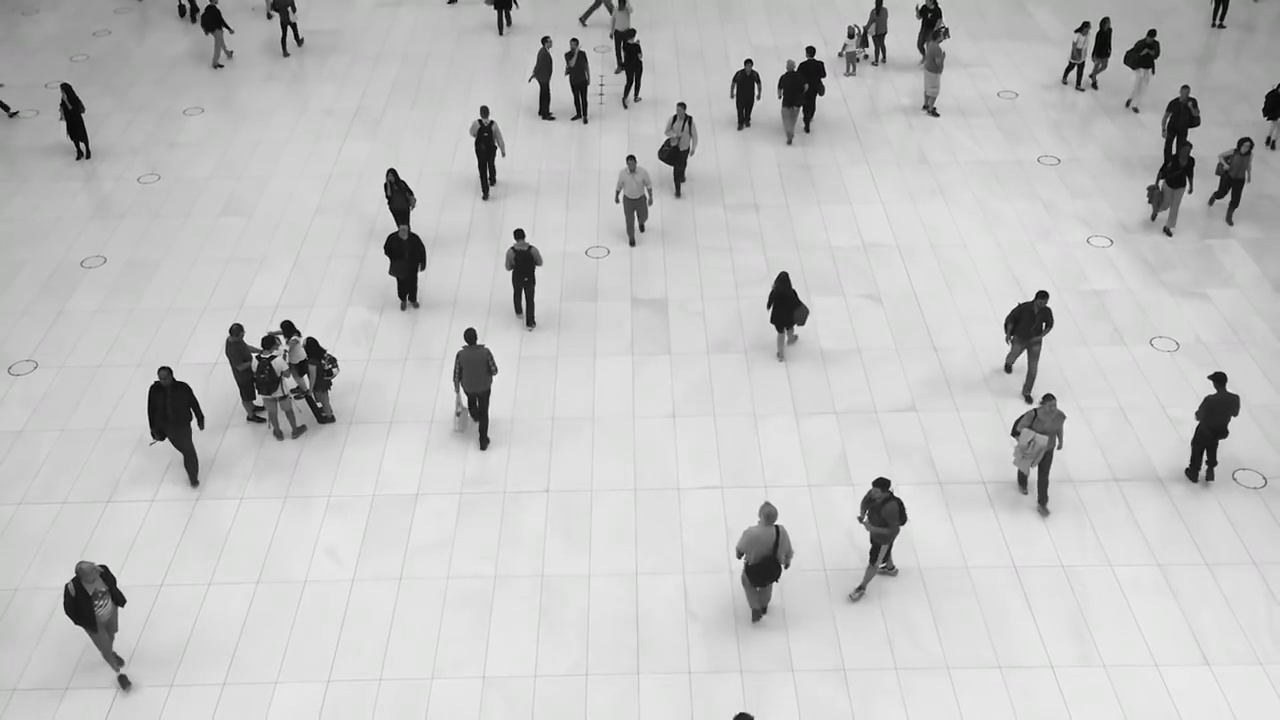
#> input picture frame 34 of crowd.mp4, 1280 x 720 px, given in place of FootfallVideo.mp4, which was not available
$ python main.py
#> lines starting #> are read from the running program, lines starting #| are printed output that depends on the picture; after the words box and inside, x2 and y2 are one past the last pixel; in counts of white or black regions, pixels touching at a corner belong together; pictures that were not available may be replaced by others from this repository, and a replacement may not be noted
### tracker.py
import math

# Calculates the Euclidean distance between entities on the screen, specifically to group entities as one object based on some marginal error
class EuclideanDistTracker:
    def __init__(self):
        # Store the center positions of the objects
        self.center_points = {}
        # Keep the count of the IDs
        # each time a new object id detected, the count will increase by one
        self.id_count = 0


    def update(self, objects_rect):
        # Objects boxes and ids
        objects_bbs_ids = []

        # Get center point of new object
        for rect in objects_rect:
            x, y, w, h = rect
            cx = (x + x + w) // 2
            cy = (y + y + h) // 2

            # Find out if that object was detected already
            same_object_detected = False
            for id, pt in self.center_points.items():
                dist = math.hypot(cx - pt[0], cy - pt[1])

                if dist < 60:
                    self.center_points[id] = (cx, cy)
                    print(self.center_points)
                    objects_bbs_ids.append([x, y, w, h, id])
                    same_object_detected = True
                    break

            # New object is detected we assign the ID to that object
            if same_object_detected is False:
                self.center_points[self.id_count] = (cx, cy)
                objects_bbs_ids.append([x, y, w, h, self.id_count])
                self.id_count += 1

        # Clean the dictionary by center points to remove IDS not used anymore
        new_center_points = {}
        for obj_bb_id in objects_bbs_ids:
            _, _, _, _, object_id = obj_bb_id
            center = self.center_points[object_id]
            new_center_points[object_id] = center

        # Update dictionary with IDs not used removed
        self.center_points = new_center_points.copy()
        return objects_bbs_ids, self.center_points

### main.py
import cv2
import cv2 as cv
import math
import numpy as np
import imutils
from tracker import *

# Tracker takes the bounding boxes of the objects
tracker = EuclideanDistTracker()

""" Gathering initial counts from the first frame using the Histogram of Oriented Gradients Algorithm"""
hog = cv.HOGDescriptor()
hog.setSVMDetector(cv.HOGDescriptor_getDefaultPeopleDetector())
capture = cv.VideoCapture("FootfallVideo.mp4")
# Constants

# Returns the direction of the bounding box/person
def magnitude(two_dimensional_array):
    return math.sqrt(sum(number**2 for number in two_dimensional_array))


# Estimated, visible initial count
def initial_count():
    # capturing the first frame
    _, first_frame = capture.read()
#> first_frame is the input picture: shape (720, 1280, 3); mean B, G, R 193.6, 193.9, 193.7
    frame_height = first_frame.shape[0]
    frame_width = first_frame.shape[1]
    (first_frame_region, _) = hog.detectMultiScale(first_frame, winStride=(4, 4), padding=(8, 8), scale=1.05)
#> first_frame_region = 27 rows, first 6: [598, 0, 67, 130], [899, 0, 70, 137], [512, 10, 67, 134], [710, 22, 69, 137], [766, 31, 70, 139], [39, 39, 74, 147]
    return len(first_frame_region)


def main():
    capture = cv.VideoCapture("FootfallVideo.mp4")
    count = initial_count()
#> count = 27
    bounding_box_list = []

    # Extracts the moving objects from a stable camera
    # the history and varThreshold arguments are in place to ensure minor movement in the still camera
    # does not lead to false positives
    # note: varThreshold argument, higher the value, less false positives
    # background reduction convolution layers
    detector = cv.createBackgroundSubtractorMOG2(history = 100, varThreshold= 50)
    frame_counter = 0
    print(f"Initial number of people: {initial_count()}")
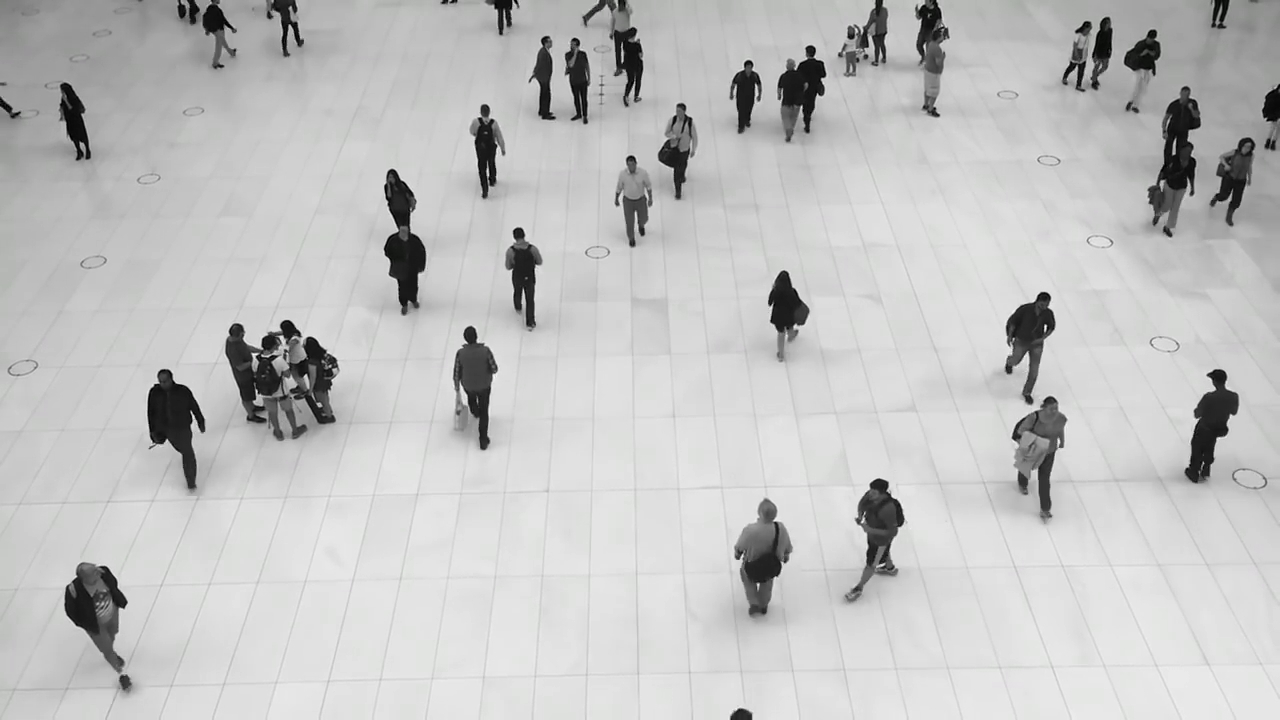
#> input picture frame 35 of crowd.mp4, 1280 x 720 px, given in place of FootfallVideo.mp4, which was not available
#> in initial_count, first_frame is the input picture: shape (720, 1280, 3); mean B, G, R 193.5, 193.7, 193.6
#> in initial_count (call 2), `(first_frame_region, _) = hog.detectMultiScale(first_frame, winStride=..`: first_frame_region = 28 rows, first 6: [599, 0, 65, 128], [898, 0, 70, 138], [512, 10, 68, 135], [545, 17, 66, 133], [710, 26, 69, 138], [767, 29, 70, 139]
    while True:
        frame_counter = frame_counter+1
#> frame_counter = 1
        first_id_dict = {}
        ret, frame = capture.read()
        # cropping the video to only show area where customers are enterring and exiting
        window_height, window_width, colour_channels = frame.shape
        cropped_frame = frame[round(window_height/2):window_height, 0:window_width]
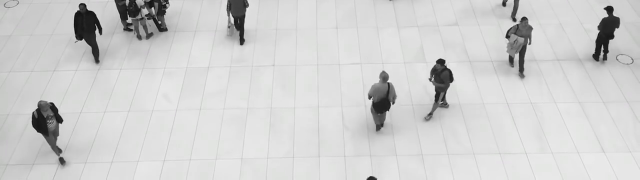
#> cropped_frame: shape (360, 1280, 3) (shown at 1/2 size); mean B, G, R 206.8, 207, 206.9


        mask = detector.apply(cropped_frame)
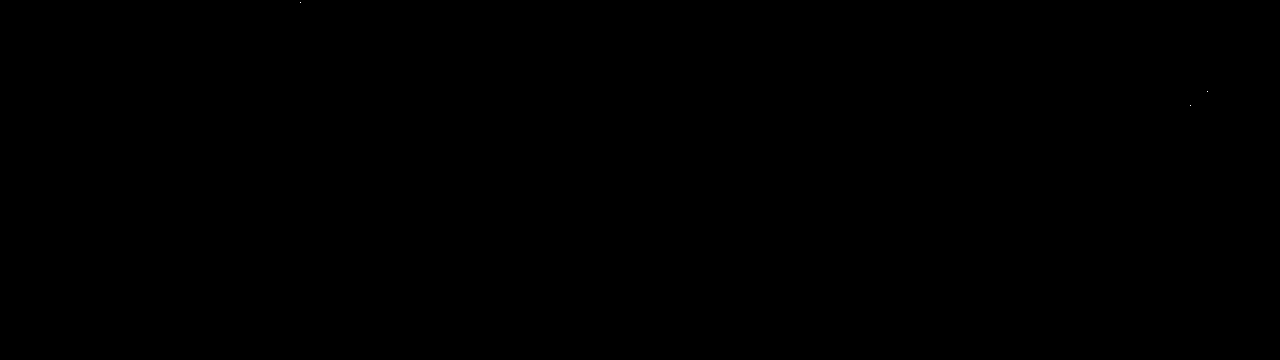
#> mask: shape (360, 1280); values 127 (black) and 255 (white), 0% white in thin lines or dots, all inside (x1, y1, x2, y2) = (300, 2, 1208, 106)
        # Cleaning the binary mask such that the shadows are not detected as noise.
        _, mask = cv.threshold(mask, 254, 255, cv.THRESH_BINARY)
        # Detects the contours found on the binary masked video
        contours, _ = cv.findContours(mask, cv.RETR_TREE, cv.CHAIN_APPROX_SIMPLE)
#> contours = 3 contours, all with area under 20
        # drawing the contours based on the binary mask image
        # Stores each coordinate of a person
        # Each column represents the a person on the screen
        """Approach:
            1. draw a boundary line (region of interest ROI) at the lower portion of the video screen
            2. Since the coordinates represent the top left corner of the bounding box, check whether the y is equal to
                to the region of interest (ROI).
            3. To determine whether person is leaving or entering the mall, calculate the magnitude by which each person
                is moving at
                use the magnitude() function defined above
                - To prevent noise, only if the bounding box of the person intersects with the roi, then only it will be counted as an increment or decrement
            4. Increase counter if person is moving in the -ve direction of y (By convention top left is the origin)
            5. Decrease counter if person is moving in the +ve direction of y"""
        people_detections = []

        for contour in contours:
            contour_area = cv.contourArea((contour))
            if contour_area > 100:
                #cv.drawContours(cropped_frame, [contour], -1, [0, 255 ,0], 2)
                x, y, w, h = cv.boundingRect(contour)
                people_detections.append([x, y, w, h])
#> this loop made 3 passes
#> contour on passes 1 to 3: [[1190, 105]], [[1207, 91]], [[300, 2]]
#> after the loop, people_detections = []


        line_height = (cropped_frame.shape[0] - round(cropped_frame.shape[0]/3))-50
        cv.line(cropped_frame, (0, line_height),
                      (cropped_frame.shape[1], line_height), (0, 255, 0), 2)
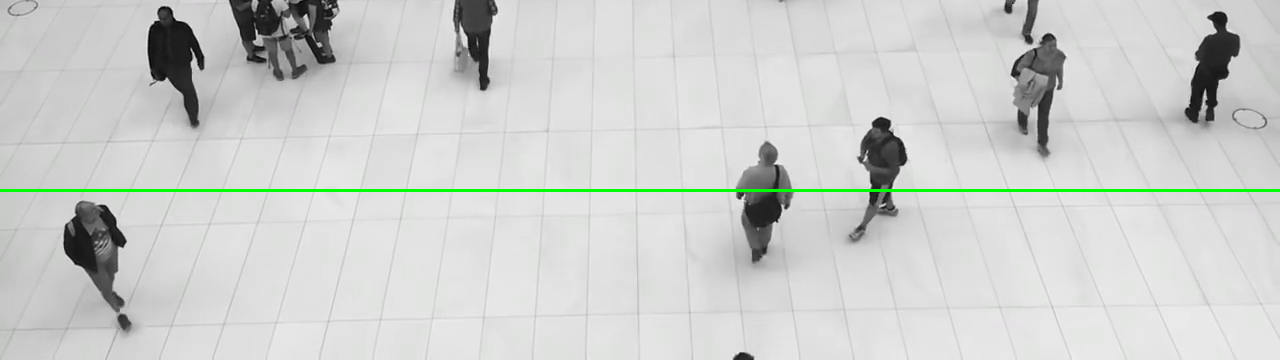
#> cropped_frame: shape (360, 1280, 3); 0.83% of pixels changed, all inside (x1, y1, x2, y2) = (0, 189, 1280, 192)

        # Tracking objects
        # coordinate_dict contains a dictionary of bounding box ids and the coordinates of the bounding boxes
        bounding_box_ids, coordinate_dict = tracker.update(people_detections)
#> after the loop in update, `for rect in objects_rect:`: self.center_points = 0 items; self.id_count = 0
#> after the loop in update, `for obj_bb_id in objects_bbs_ids:`: new_center_points = 0 items
#> bounding_box_ids = []; coordinate_dict = 0 items
        bounding_box_list.append(coordinate_dict)


        for bounding_box_id in bounding_box_ids:
            x, y, w, h, id = bounding_box_id

            # Placing each detected contour in a bounding box
            cv.putText(cropped_frame, str(id), (x, y - 15), cv.FONT_HERSHEY_PLAIN, 1, (255, 0, 0), 2)
            rectangle_location = (x,y)
            cv.rectangle(cropped_frame, (x, y), (x + w, y + h), (255, 0, 0), 2)
            centroid_location = (x+round(w/2),y+round(h/2))

            cv.circle(cropped_frame, centroid_location, 5, 3)
            if id not in first_id_dict.keys():
                first_id_dict[id] = (x, y)
            elif (centroid_location[1]==line_height) and (line_height-first_id_dict[id][1] < 0):
                count = count + 1
            elif (centroid_location[1]==line_height) and (line_height-first_id_dict[id][1] > 0):
                count = count - 1
#> this loop made 0 passes
#> after the loop, count = 27; first_id_dict = 0 items
        cv.putText(cropped_frame, str(count), (30,30), cv.FONT_HERSHEY_PLAIN, 1, (0, 255, 0), 2)
#> cropped_frame: shape (360, 1280, 3); 0.02% of pixels changed, all inside (x1, y1, x2, y2) = (31, 19, 50, 31)

        #cv.imshow("Video", frame)
        #cv.imshow("Mask", mask)

        cv.imshow("Cropped Video", cropped_frame)

        exit_key = cv.waitKey(30)
#> (key q is pressed here)
        if cv.waitKey(25) & 0xFF == ord('q'):
#> (key q is pressed here)
            break

    capture.release()
    cv.destroyAllWindows()

main()

$ run again, starting later in the video
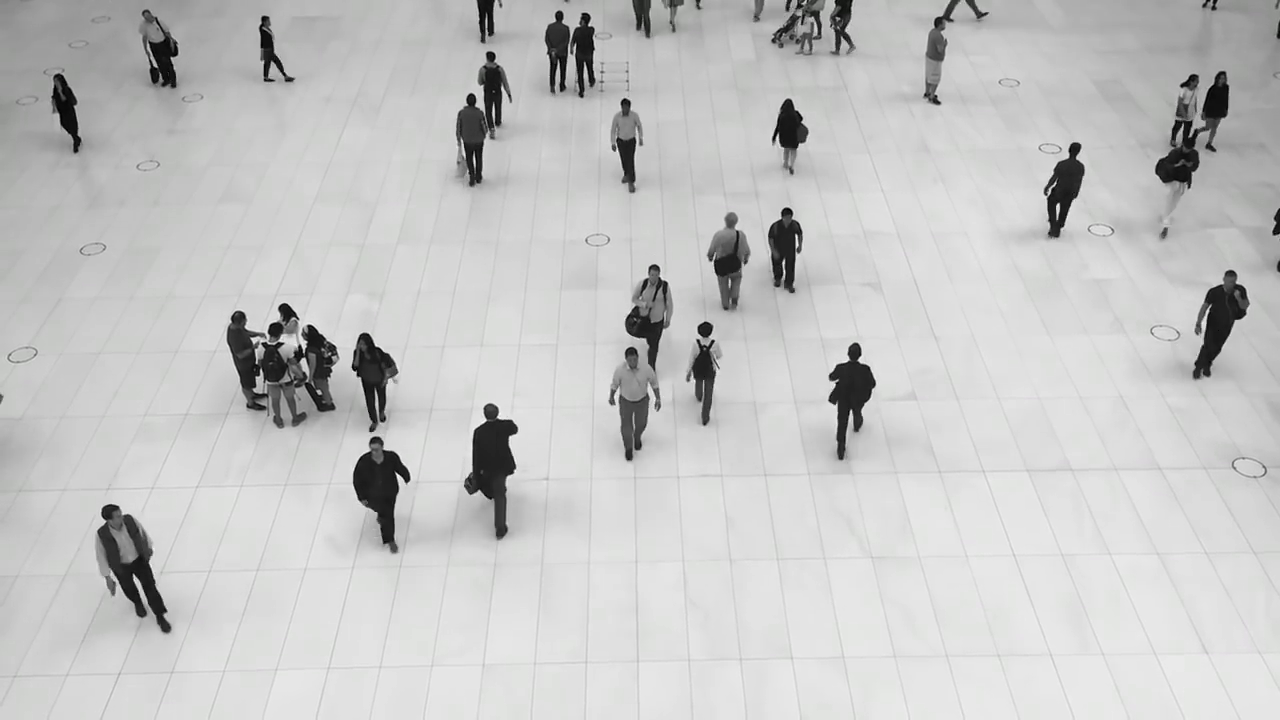
#> input picture frame 153 of crowd.mp4, 1280 x 720 px, given in place of FootfallVideo.mp4, which was not available
#> in initial_count, first_frame is the input picture: shape (720, 1280, 3); mean B, G, R 196.6, 196.9, 196.7
#> first_frame_region = 22 rows, first 6: [542, 0, 66, 126], [438, 51, 78, 157], [1157, 56, 71, 142], [756, 72, 66, 132], [591, 70, 73, 145], [1034, 125, 72, 143]
#> in main, `count = initial_count()`: count = 22
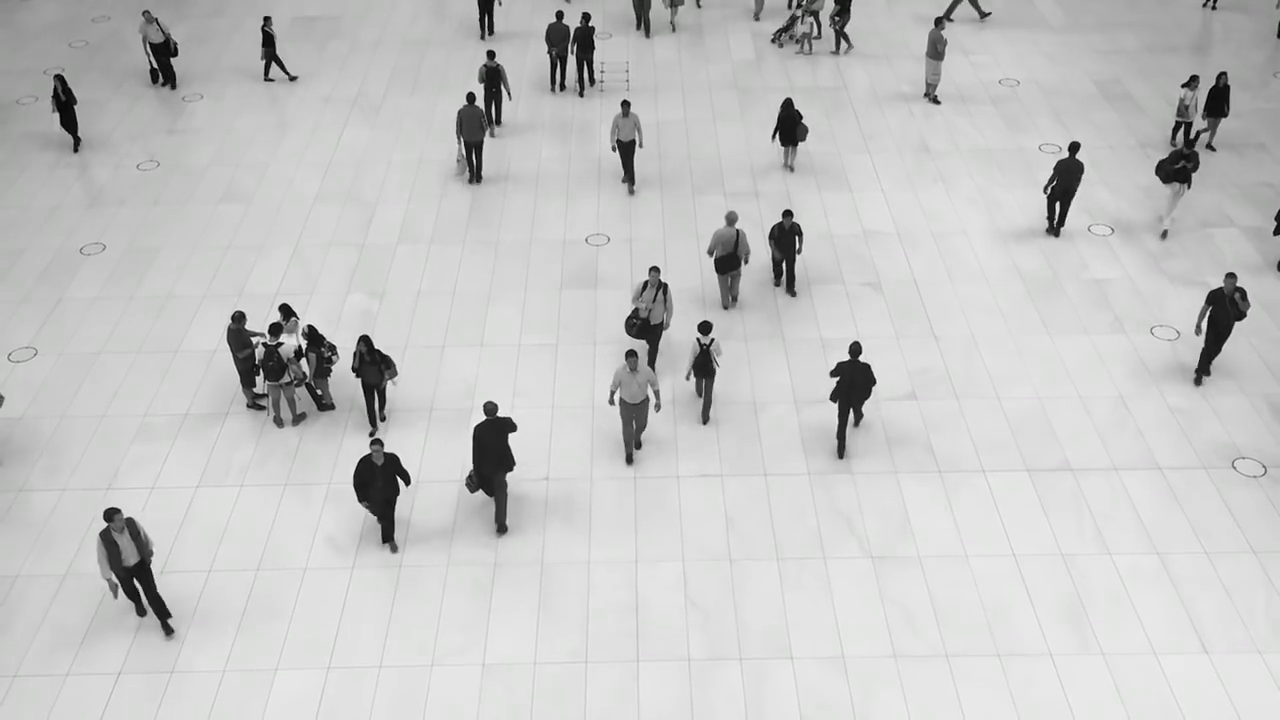
#> input picture frame 154 of crowd.mp4, 1280 x 720 px, given in place of FootfallVideo.mp4, which was not available
#> in initial_count, first_frame is the input picture: shape (720, 1280, 3); mean B, G, R 196.8, 197, 196.9
#> first_frame_region = 21 rows, first 6: [540, 0, 66, 126], [437, 49, 79, 158], [1159, 57, 70, 141], [756, 73, 66, 131], [590, 72, 73, 145], [1032, 125, 71, 142]
#> frame_counter = 1
#> contours = 7 contours, all with area under 20
#> the loop in main, `for contour in contours:` made 7 passes
#> contour on passes 1 to 7: [[360, 99]], [[384, 58]], [[848, 51]], [[365, 30], [365, 32]], [[306, 23]], [[358, 15]], [[353, 8]]
#> after the loop in main, `for contour in contours:`: people_detections = []
#> in main, `cv.line(cropped_frame, (0, line_height), (cropped_frame.shape[1], line..`:
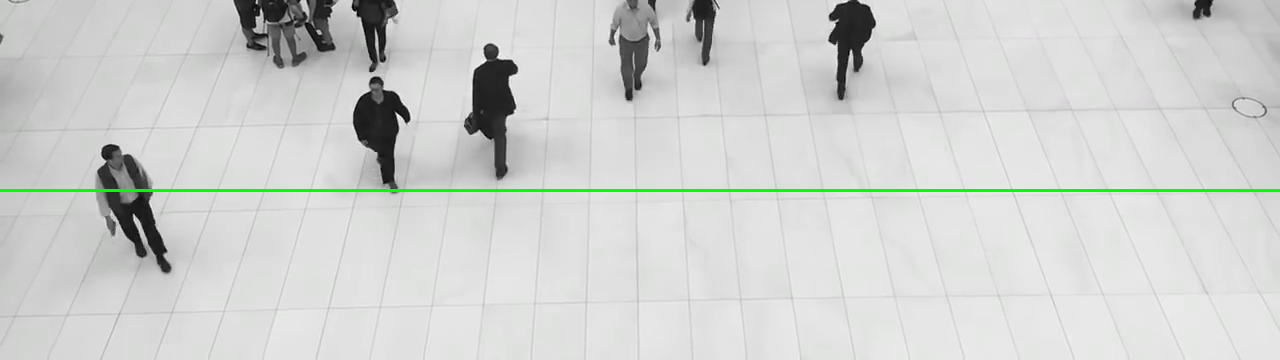
#> cropped_frame: shape (360, 1280, 3); mean B, G, R 207.2, 209.6, 207.3
#> after the loop in update, `for rect in objects_rect:`: self.center_points = 0 items; self.id_count = 0
#> after the loop in update, `for obj_bb_id in objects_bbs_ids:`: new_center_points = 0 items
#> bounding_box_ids = []; coordinate_dict = 0 items
#> after the loop in main, `for bounding_box_id in bounding_box_ids:`: count = 22; first_id_dict = 0 items
